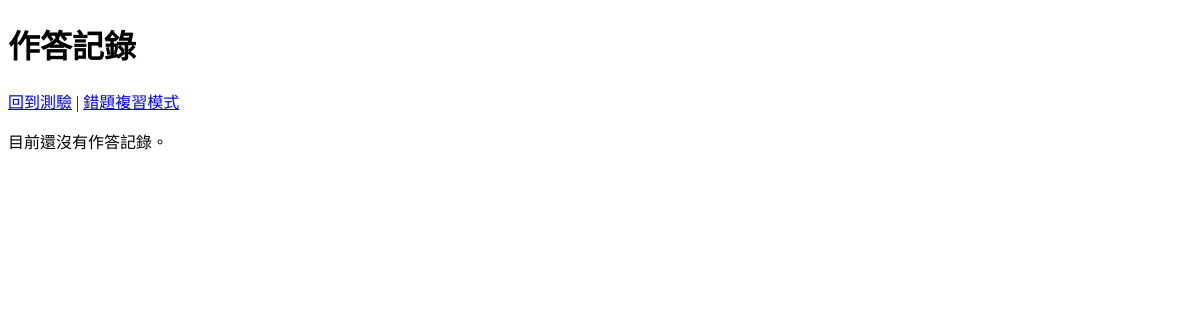
The app's page /records/ (signed in), older data.
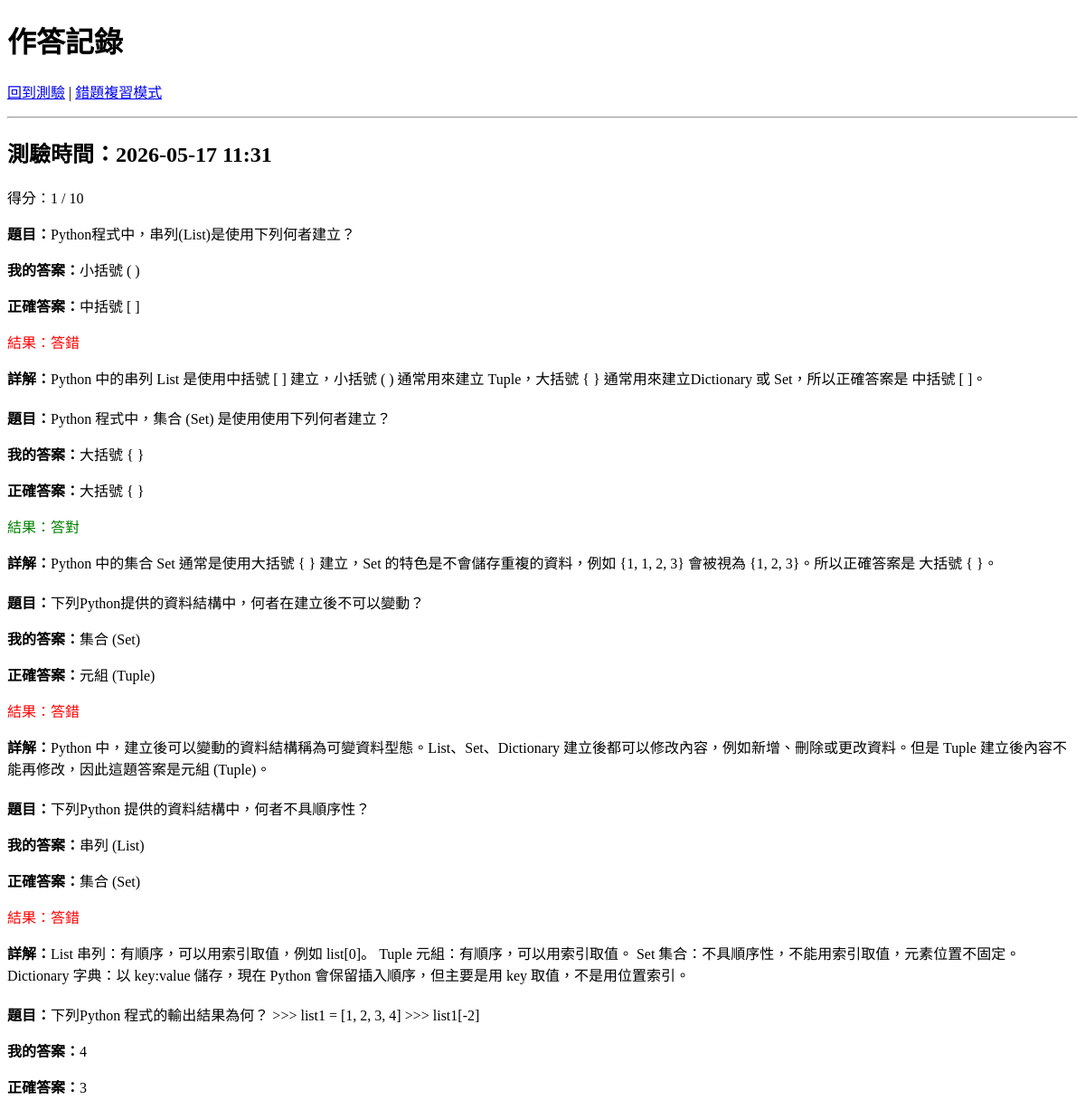
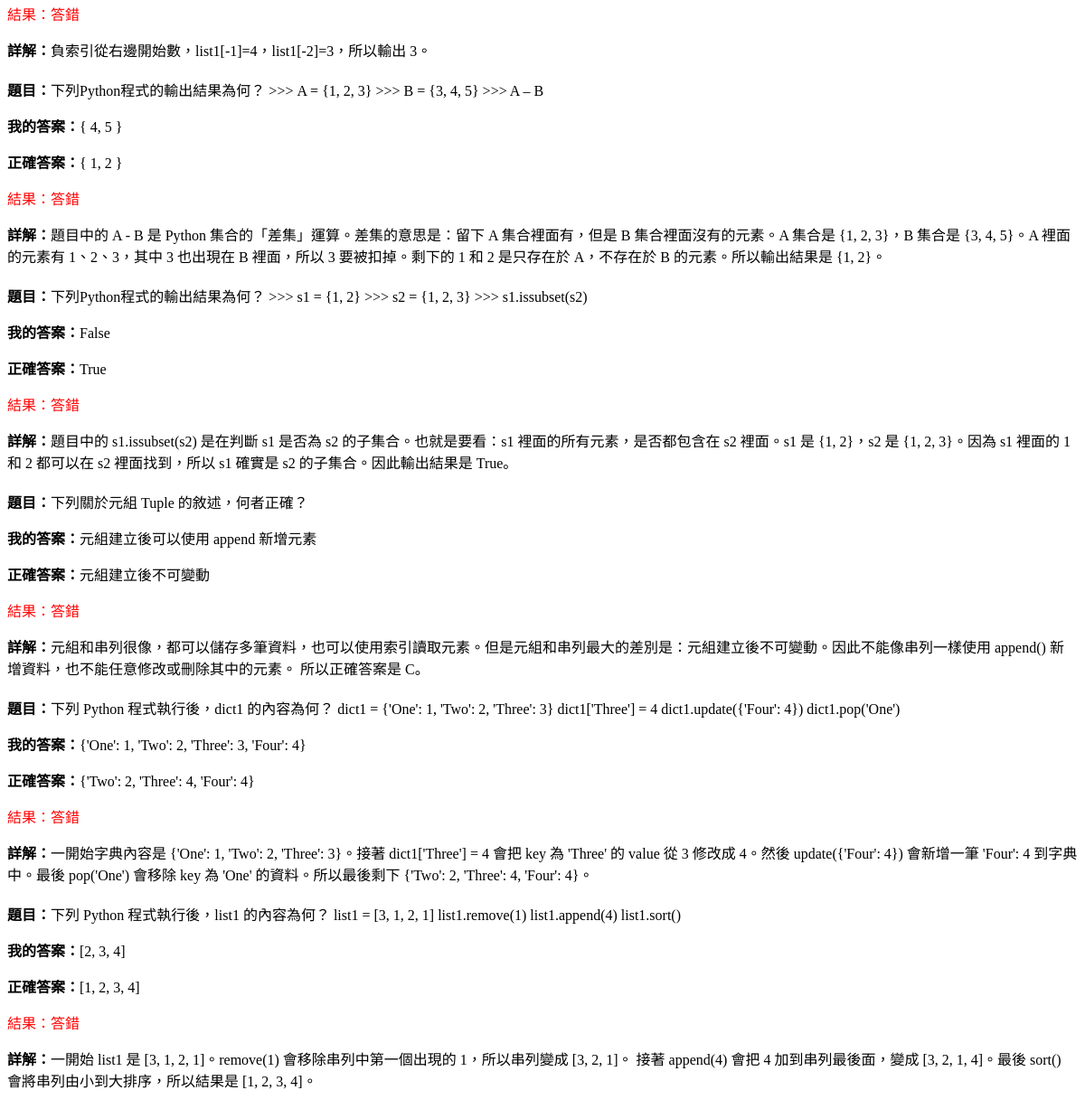
The same page, newer data (2 pictures, top to bottom).
### quiz/models.py (models this page shows, shortened)
class QuizAttempt(models.Model):
    session_key = models.CharField(max_length=100)
    score = models.IntegerField(default=0)
    total_questions = models.IntegerField(default=0)
    created_at = models.DateTimeField(auto_now_add=True)

class AnswerRecord(models.Model):
    attempt = models.ForeignKey(
        QuizAttempt,
        on_delete=models.CASCADE,
        related_name="answer_records"
    )
    question = models.ForeignKey(
        Question,
        on_delete=models.CASCADE
    )
    selected_choice = models.ForeignKey(
        Choice,
        on_delete=models.SET_NULL,
        null=True,
        blank=True
    )
    selected_answer_text = models.CharField(max_length=255, blank=True)
    correct_answer_text = models.CharField(max_length=255)
    is_correct = models.BooleanField(default=False)
    created_at = models.DateTimeField(auto_now_add=True)

class Question(models.Model):
    chapter = models.CharField(max_length=100, verbose_name='章節')
    text = models.TextField(verbose_name='題目內容')
    explanation = models.TextField(blank=True, verbose_name='詳解')

### quiz/views.py (the view)
# urls.py: path('records/', views.answer_records, name='answer_records'),
def answer_records(request):
    current_attempt_id = request.session.get('current_attempt_id')
    if not current_attempt_id:
        return render(request, 'quiz/answer_records.html', {
            'attempts': [],
        })
    attempts = QuizAttempt.objects.filter(
        id=current_attempt_id
    ).prefetch_related('answer_records__question')
    return render(request, 'quiz/answer_records.html', {
        'attempts': attempts,
    })

### quiz/templates/quiz/answer_records.html (shortened to what this page needs)
<!DOCTYPE html>
<html lang="zh-Hant">
<head>
</head>
<body>
    <h1>作答記錄</h1>
    <p>
        <a href="{% url 'quiz' %}">回到測驗</a> |
        <a href="{% url 'wrong_review' %}">錯題複習模式</a>
    </p>
    {% if attempts %}
        {% for attempt in attempts %}
            <hr>
            <h2>測驗時間：{{ attempt.created_at|date:"Y-m-d H:i" }}</h2>
            <p>得分：{{ attempt.score }} / {{ attempt.total_questions }}</p>
            {% for record in attempt.answer_records.all %}
                <div style="margin-bottom: 20px;">
                    <p><strong>題目：</strong>{{ record.question.text }}</p>
                    <p><strong>我的答案：</strong>{{ record.selected_answer_text }}</p>
                    <p><strong>正確答案：</strong>{{ record.correct_answer_text }}</p>
                    {% if record.is_correct %}
                        <p style="color: green;">結果：答對</p>
                    {% else %}
                        <p style="color: red;">結果：答錯</p>
                    {% endif %}
                    <p><strong>詳解：</strong>{{ record.question.explanation }}</p>
                </div>
            {% endfor %}
        {% endfor %}
    {% else %}
        <p>目前還沒有作答記錄。</p>
    {% endif %}
</body>
</html>

Row changes from the older to the newer data that the page shows:
added QuizAttempt: created_at "2026-05-17 11:31", score "1", total_questions "10"
added AnswerRecord: question.text "Python程式中，串列(List)是使用下列何者建立？", selected_answer_text "小括號 ( )", correct_answer_text "中括號 [ ]", is_correct "結果：答錯", question.explanation "Python 中的串列 List 是使用中括號 [ ] 建立，小括號 ( ) 通常用來建立 Tuple，大括號 { } 通常用來建立Dictionary 或 Set，所以正確答案是 中括號 [ ]。"
added AnswerRecord: question.text "Python 程式中，集合 (Set) 是使用使用下列何者建立？", selected_answer_text "大括號 { }", correct_answer_text "大括號 { }", is_correct "結果：答對", question.explanation "Python 中的集合 Set 通常是使用大括號 { } 建立，Set 的特色是不會儲存重複的資料，例如 {1, 1, 2, 3} 會被視為 {1, 2, 3}。所以正確答案是 大括號 { }。"
added AnswerRecord: question.text "下列Python提供的資料結構中，何者在建立後不可以變動？", selected_answer_text "集合 (Set)", correct_answer_text "元組 (Tuple)", is_correct "結果：答錯", question.explanation "Python 中，建立後可以變動的資料結構稱為可變資料型態。List、Set、Dictionary 建立後都可以修改內容，例如新增、刪除或更改資料。但是 Tuple 建立後內容不能再修改，因此這題答案是元組 (Tuple)。"
added AnswerRecord: question.text "下列Python 提供的資料結構中，何者不具順序性？", selected_answer_text "串列 (List)", correct_answer_text "集合 (Set)", is_correct "結果：答錯", question.explanation "List 串列：有順序，可以用索引取值，例如 list[0]。 Tuple 元組：有順序，可以用索引取值。 Set 集合：不具順序性，不能用索引取值，元素位置不固定。 Dictionary 字典：以 key:value 儲存，現在 Python 會保留插入順序，但主要是用 key 取值，不是用位置索引。"
added AnswerRecord: question.text "下列Python 程式的輸出結果為何？ >>> list1 = [1, 2, 3, 4] >>> list1[-2]", selected_answer_text "4", correct_answer_text "3", is_correct "結果：答錯", question.explanation "負索引從右邊開始數，list1[-1]=4，list1[-2]=3，所以輸出 3。"
added AnswerRecord: question.text "下列Python程式的輸出結果為何？ >>> A = {1, 2, 3} >>> B = {3, 4, 5} >>> A – B", selected_answer_text "{ 4, 5 }", correct_answer_text "{ 1, 2 }", is_correct "結果：答錯", question.explanation "題目中的 A - B 是 Python 集合的「差集」運算。差集的意思是：留下 A 集合裡面有，但是 B 集合裡面沒有的元素。A 集合是 {1, 2, 3}，B 集合是 {3, 4, 5}。A 裡面的元素有 1、2、3，其中 3 也出現在 B 裡面，所以 3 要被扣掉。剩下的 1 和 2 是只存在於 A，不存在於 B 的元素。所以輸出結果是 {1, 2}。"
added AnswerRecord: question.text "下列Python程式的輸出結果為何？ >>> s1 = {1, 2} >>> s2 = {1, 2, 3} >>> s1.issubset(s2)", selected_answer_text "False", correct_answer_text "True", is_correct "結果：答錯", question.explanation "題目中的 s1.issubset(s2) 是在判斷 s1 是否為 s2 的子集合。也就是要看：s1 裡面的所有元素，是否都包含在 s2 裡面。s1 是 {1, 2}，s2 是 {1, 2, 3}。因為 s1 裡面的 1 和 2 都可以在 s2 裡面找到，所以 s1 確實是 s2 的子集合。因此輸出結果是 True。"
added AnswerRecord: question.text "下列關於元組 Tuple 的敘述，何者正確？", selected_answer_text "元組建立後可以使用 append 新增元素", correct_answer_text "元組建立後不可變動", is_correct "結果：答錯", question.explanation "元組和串列很像，都可以儲存多筆資料，也可以使用索引讀取元素。但是元組和串列最大的差別是：元組建立後不可變動。因此不能像串列一樣使用 append() 新增資料，也不能任意修改或刪除其中的元素。 所以正確答案是 C。"
added AnswerRecord: question.text "下列 Python 程式執行後，dict1 的內容為何？ dict1 = {'One': 1, 'Two': 2, 'Three': 3} dict1['Three'] = 4 dict1.update({'Four': 4}) dict1.pop('One')", selected_answer_text "{'One': 1, 'Two': 2, 'Three': 3, 'Four': 4}", correct_answer_text "{'Two': 2, 'Three': 4, 'Four': 4}", is_correct "結果：答錯", question.explanation "一開始字典內容是 {'One': 1, 'Two': 2, 'Three': 3}。接著 dict1['Three'] = 4 會把 key 為 'Three' 的 value 從 3 修改成 4。然後 update({'Four': 4}) 會新增一筆 'Four': 4 到字典中。最後 pop('One') 會移除 key 為 'One' 的資料。所以最後剩下 {'Two': 2, 'Three': 4, 'Four': 4}。"
added AnswerRecord: question.text "下列 Python 程式執行後，list1 的內容為何？ list1 = [3, 1, 2, 1] list1.remove(1) list1.append(4) list1.sort()", selected_answer_text "[2, 3, 4]", correct_answer_text "[1, 2, 3, 4]", is_correct "結果：答錯", question.explanation "一開始 list1 是 [3, 1, 2, 1]。remove(1) 會移除串列中第一個出現的 1，所以串列變成 [3, 2, 1]。 接著 append(4) 會把 4 加到串列最後面，變成 [3, 2, 1, 4]。最後 sort() 會將串列由小到大排序，所以結果是 [1, 2, 3, 4]。"
Text that changed along with them:
text no longer shown: "目前還沒有作答記錄。"
